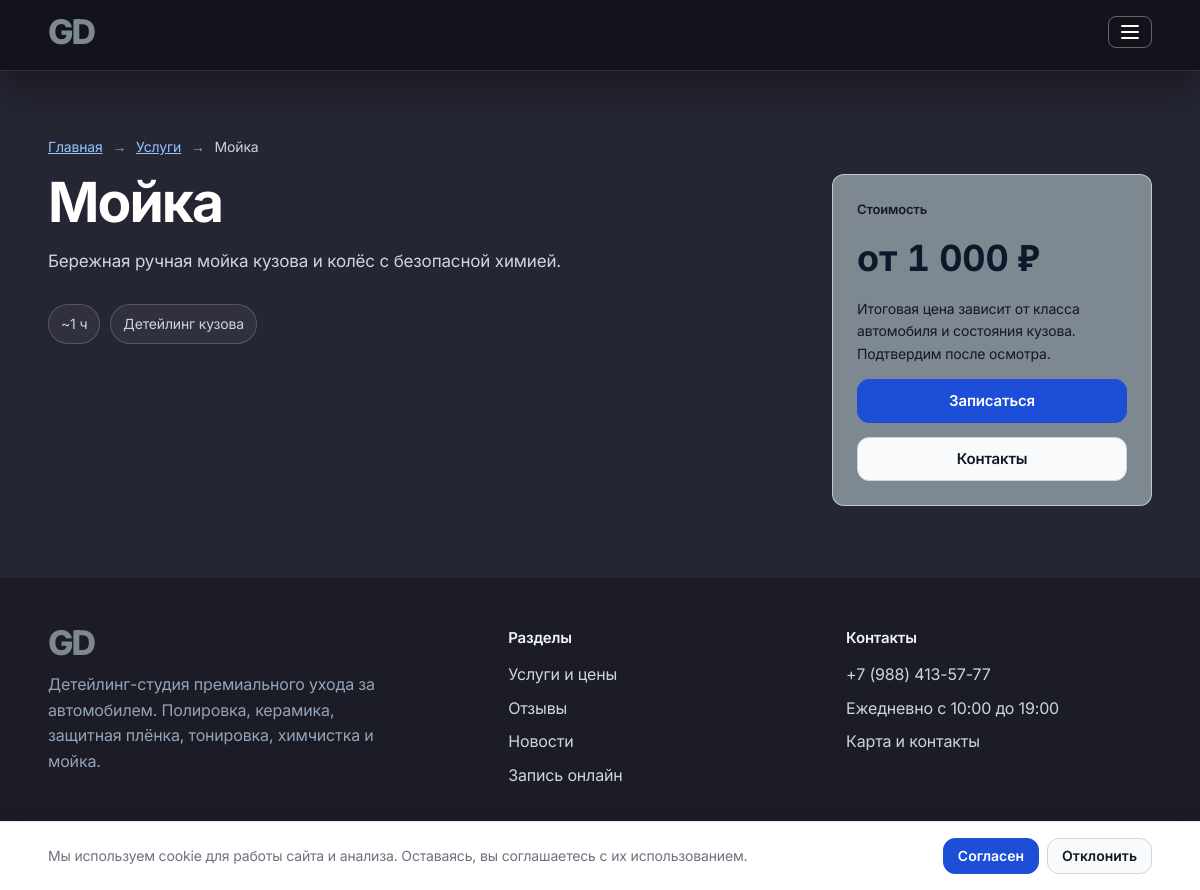
The page /services/moyka on the database its author committed.
### tables this page shows
CREATE TABLE services (
    id            INT UNSIGNED      NOT NULL AUTO_INCREMENT,
    category_id   INT UNSIGNED      NOT NULL,
    title         VARCHAR(140)      NOT NULL,
    slug          VARCHAR(160)      NOT NULL,
    short_description VARCHAR(255)  NULL,
    description   TEXT              NULL,
    includes      TEXT              NULL,
    process       TEXT              NULL,
    price_from    DECIMAL(10, 2)    NULL,
    duration_min  INT UNSIGNED      NULL,
    image         VARCHAR(255)      NULL,
    is_active     TINYINT(1)        NOT NULL DEFAULT 1,
    PRIMARY KEY (id),
    UNIQUE KEY uq_services_slug (slug),
    KEY idx_services_category (category_id),
    CONSTRAINT fk_services_category FOREIGN KEY (category_id) REFERENCES categories (id)
);

### src/Core/View.php (called while the page is built, shortened)
<?php
class View
{
    public static function render(string $view, array $data = []): void
    {
        extract($data, EXTR_SKIP);
        $view = basename($view);
        $viewFile = BASE_PATH . '/views/' . $view . '.php';
        require BASE_PATH . '/views/layout/header.php';
        require $viewFile;
        require BASE_PATH . '/views/layout/footer.php';
    }
}

### src/Controller/ServiceController.php (called while the page is built, shortened)
<?php
class ServiceController
{
    public function show(string $slug): void
    {
        $service = Service::findBySlug($slug);
        $category = Category::find((int) $service['category_id']);
        $categoryTitle = $category['title'] ?? null;
        $prices = ServicePrice::forService((int) $service['id']);
        $priceText = price($service['price_from'] === null ? null : (float) $service['price_from']);
        $shortDescription = trim((string) ($service['short_description'] ?? ''));
        $fullDescription = trim((string) ($service['description'] ?? ''));
        $metaBase = $shortDescription !== '' ? $shortDescription : $fullDescription;
        if (function_exists('mb_substr')) {
            $metaBase = mb_substr($metaBase, 0, 120);
        } else {
            $metaBase = substr($metaBase, 0, 120);
        }
        $priceMeta = $service['price_from'] !== null
            ? 'Цена ' . $priceText
            : 'Цена по запросу';
        View::render('service', [
            'title' => $service['title'] . ' в Туапсе — GRAND DETAILING',
            'metaDescription' => rtrim(trim($metaBase), '.') . '. ' . $priceMeta . '. Детейлинг-студия GRAND DETAILING, Туапсе. Онлайн-запись.',
            'service' => $service,
            'categoryTitle' => $categoryTitle,
            'prices' => $prices,
        ]);
    }
}

### public/index.php (called while the page is built, shortened)
<?php
require BASE_PATH . '/src/bootstrap.php';
$router = new Router();
$router->get('/', [HomeController::class, 'index']);
$router->get('/services', [ServiceController::class, 'index']);
$router->get('/services/{slug}', [ServiceController::class, 'show']);
$router->get('/booking', [BookingController::class, 'show']);
$router->post('/booking', [BookingController::class, 'store']);
$router->get('/booking/success', [BookingController::class, 'success']);
$router->get('/contacts', [ContactController::class, 'index']);
$router->post('/contacts', [ContactController::class, 'store']);
$router->get('/reviews', [ReviewController::class, 'index']);
$router->get('/reviews/create', [ReviewController::class, 'create']);
$router->post('/reviews', [ReviewController::class, 'store']);
$router->get('/news', [NewsController::class, 'index']);
$router->get('/sitemap.xml', [SitemapController::class, 'index']);
$router->get('/robots.txt', [RobotsController::class, 'index']);
$router->get('/register', [AuthController::class, 'showRegister']);
$router->post('/register', [AuthController::class, 'register']);
$router->get('/login', [AuthController::class, 'showLogin']);
$router->post('/login', [AuthController::class, 'login']);
$router->post('/logout', [AuthController::class, 'logout']);
$router->get('/cabinet', [CabinetController::class, 'index']);
$router->get('/cabinet/cars', [CabinetController::class, 'cars']);
$router->post('/cabinet/cars', [CabinetController::class, 'storeCar']);
$router->get('/cabinet/profile', [CabinetController::class, 'profile']);
$router->get('/cabinet/security', [CabinetController::class, 'security']);
$router->post('/cabinet/security/phone', [CabinetController::class, 'updatePhone']);
$router->post('/cabinet/security/email', [CabinetController::class, 'updateEmail']);
$router->post('/cabinet/security/password', [CabinetController::class, 'updatePassword']);
$router->get('/cabinet/security/password-change', [CabinetController::class, 'forcePasswordChangeForm']);
$router->post('/cabinet/security/password-change', [CabinetController::class, 'forcePasswordChange']);
$router->get('/admin', [AdminController::class, 'dashboard']);
$router->get('/admin/dashboard/income', [AdminController::class, 'income']);
$router->get('/admin/bookings', [AdminController::class, 'bookings']);
$router->get('/admin/bookings/create', [AdminController::class, 'createBooking']);
$router->post('/admin/bookings', [AdminController::class, 'storeBooking']);
$router->post('/admin/bookings/{id}/status', [AdminController::class, 'updateStatus']);
$router->post('/admin/bookings/{id}/create-client', [AdminController::class, 'createClient']);
$router->post('/admin/bookings/{id}/link-existing', [AdminController::class, 'confirmLink']);
$router->post('/admin/bookings/{id}/take', [AdminController::class, 'takeBooking']);
$router->post('/admin/bookings/{id}/assign', [AdminController::class, 'assignMaster']);
$router->post('/admin/bookings/{id}/delete', [AdminController::class, 'deleteBooking']);
$router->get('/admin/services', [AdminServiceController::class, 'index']);
$router->get('/admin/services/create', [AdminServiceController::class, 'create']);
$router->post('/admin/services', [AdminServiceController::class, 'store']);
$router->get('/admin/services/{id}/edit', [AdminServiceController::class, 'edit']);
$router->post('/admin/services/{id}', [AdminServiceController::class, 'update']);
$router->post('/admin/services/{id}/toggle', [AdminServiceController::class, 'toggle']);
$router->get('/admin/reviews', [AdminReviewController::class, 'index']);
$router->post('/admin/reviews/{id}/toggle', [AdminReviewController::class, 'toggle']);
$router->get('/admin/posts', [AdminPostController::class, 'index']);
$router->post('/admin/posts', [AdminPostController::class, 'store']);
$router->post('/admin/posts/{id}/toggle', [AdminPostController::class, 'toggle']);
$router->post('/admin/posts/{id}/delete', [AdminPostController::class, 'delete']);
$router->get('/admin/messages', [AdminMessageController::class, 'index']);
$router->post('/admin/messages/{id}/read', [AdminMessageController::class, 'markRead']);
$router->get('/admin/masters', [AdminMasterController::class, 'index']);
$router->get('/admin/masters/create', [AdminMasterController::class, 'create']);
$router->post('/admin/masters', [AdminMasterController::class, 'store']);
$router->get('/admin/masters/{id}/edit', [AdminMasterController::class, 'edit']);
$router->post('/admin/masters/{id}/update', [AdminMasterController::class, 'update']);
$router->get('/admin/clients', [AdminClientController::class, 'index']);
$router->post('/admin/clients/{id}/delete', [AdminClientController::class, 'delete']);
$router->post('/admin/clients/{id}/verify', [AdminClientController::class, 'verify']);
$router->get('/admin/settings', [AdminSettingsController::class, 'index']);
$router->post('/admin/settings', [AdminSettingsController::class, 'store']);
$router->get('/admin/faqs', [AdminFaqController::class, 'index']);
$router->get('/admin/faqs/create', [AdminFaqController::class, 'create']);
$router->post('/admin/faqs', [AdminFaqController::class, 'store']);
$router->get('/admin/faqs/{id}/edit', [AdminFaqController::class, 'edit']);
$router->post('/admin/faqs/{id}', [AdminFaqController::class, 'update']);
$router->post('/admin/faqs/{id}/toggle', [AdminFaqController::class, 'toggle']);
$router->post('/admin/faqs/{id}/delete', [AdminFaqController::class, 'delete']);
$router->get('/admin/audit', [AdminAuditController::class, 'index']);
$router->dispatch(
    $_SERVER['REQUEST_METHOD'],
    parse_url($_SERVER['REQUEST_URI'], PHP_URL_PATH) ?: '/'
);

### src/bootstrap.php (called while the page is built, shortened)
<?php
require_once BASE_PATH . '/src/helpers.php';
spl_autoload_register(function (string $class): void {
    $prefix = 'App\\';
    if (str_starts_with($class, $prefix)) {
        $relative = str_replace('\\', '/', substr($class, strlen($prefix)));
        $file = BASE_PATH . '/src/' . $relative . '.php';
    }
});

### src/helpers.php (called while the page is built, shortened)
<?php
function config(string $key, mixed $default = null): mixed
{
    static $config = null;
    if ($config === null) {
        $config = require BASE_PATH . '/config/config.php';
    }
    $value = $config;
    foreach (explode('.', $key) as $segment) {
        if (!is_array($value) || !array_key_exists($segment, $value)) {
            return $default;
        }
        $value = $value[$segment];
    }
    return $value;
}
function e(mixed $value): string
{
    return htmlspecialchars((string) $value, ENT_QUOTES, 'UTF-8');
}
function price(?float $value, string $prefix = 'от '): string
{
    return $value === null
        ? 'цена по запросу'
        : $prefix . number_format($value, 0, ',', ' ') . ' ₽';
}
function url(string $path = ''): string
{
    return '/' . ltrim($path, '/');
}

### src/Core/Database.php (called while the page is built, shortened)
<?php
class Database
{
    private static ?PDO $pdo = null;
    public static function connection(): PDO
    {
        if (self::$pdo === null) {
            $db = config('db');
            $dsn = 'mysql:host=' . $db['host'];
            $dsn .= ';dbname=' . $db['name'] . ';charset=' . $db['charset'];
            self::$pdo = new PDO($dsn, $db['user'], $db['pass'], [
                PDO::ATTR_ERRMODE => PDO::ERRMODE_EXCEPTION,
                PDO::ATTR_DEFAULT_FETCH_MODE => PDO::FETCH_ASSOC,
                PDO::ATTR_EMULATE_PREPARES => false,
            ]);
        }
        return self::$pdo;
    }
}

### src/Model/Service.php (called while the page is built, shortened)
<?php
class Service extends Model
{
    public static function findBySlug(string $slug): ?array
    {
        $stmt = Database::connection()->prepare(
            'SELECT * FROM services WHERE slug = ? AND is_active = 1'
        );
        $stmt->execute([$slug]);
        $row = $stmt->fetch();
        return $row === false ? null : $row;
    }
}

### src/Model/Model.php (called while the page is built, shortened)
<?php
abstract class Model
{
    protected static string $table = '';
    public static function find(int $id): ?array
    {
        $pdo = Database::connection();
        $stmt = $pdo->prepare('SELECT * FROM ' . static::$table . ' WHERE id = ?');
        $stmt->execute([$id]);
        $row = $stmt->fetch();
        return $row === false ? null : $row;
    }
}

### views/service.php (the view, shortened to what this page needs)
<?php
$durationMin = $service['duration_min'] ?? null;
if ($durationMin === null) {
    $durationText = 'длительность уточняется';
} else {
    $totalMin = (int) $durationMin;
    if ($totalMin >= 1440) {
        $days = intdiv($totalMin, 1440);
        $rest = $totalMin % 1440;
        $hours = intdiv($rest, 60);
        $minutes = $rest % 60;
        $dayWord = match (true) {
            $days % 100 >= 11 && $days % 100 <= 14 => 'дней',
            $days % 10 === 1 => 'день',
            $days % 10 >= 2 && $days % 10 <= 4 => 'дня',
            default => 'дней',
        };
        $durationText = '~' . $days . ' ' . $dayWord;
        if ($rest !== 0) {
            $durationText .= $minutes === 0
                ? ' ' . $hours . ' ч'
                : ' ' . $hours . ' ч ' . $minutes . ' мин';
        }
    } else {
        $hours = intdiv($totalMin, 60);
        $minutes = $totalMin % 60;
        $durationText = $minutes === 0
            ? '~' . $hours . ' ч'
            : '~' . $hours . ' ч ' . $minutes . ' мин';
    }
}
$title = (string) ($service['title'] ?? 'Услуга');
$priceText = price($service['price_from'] === null ? null : (float) $service['price_from']);
$shortDescription = trim((string) ($service['short_description'] ?? ''));
$fullDescription = trim((string) ($service['description'] ?? ''));
$lead = $fullDescription !== '' ? $fullDescription : $shortDescription;
?>
<section class="section">
    <div class="container">
        <?php require BASE_PATH . '/views/partials/breadcrumbs.php'; ?>
        <div class="service-layout">
            <div class="service-main">
                <h1><?= e($title) ?></h1>
                <?php if ($lead !== ''): ?>
                    <p class="lead"><?= nl2br(e($lead)) ?></p>
                <?php endif; ?>
                <div class="service-meta">
                    <span><?= e($durationText) ?></span>
                    <span><?= e($categoryTitle ?? 'Детейлинг') ?></span>
                </div>
            </div>
            <aside class="service-aside">
                <div class="service-aside-card">
                    <p class="aside-label">Стоимость</p>
                    <p class="price-xl"><?= e($priceText) ?></p>
                    <p class="aside-note">Итоговая цена зависит от класса автомобиля и состояния кузова. Подтвердим после осмотра.</p>
                    <a href="<?= e(url('/booking')) ?>" class="btn btn-accent">Записаться</a>
                    <a href="<?= e(url('/contacts')) ?>" class="btn btn-outline">Контакты</a>
                </div>
            </aside>
        </div>
    </div>
</section>

### src/Core/Router.php (shortened to what this page needs)
<?php
class Router
{
    private array $routes = [];
    public function get(string $path, array $handler): void
    {
        $this->routes['GET'][$path] = $handler;
    }
    public function post(string $path, array $handler): void
    {
        $this->routes['POST'][$path] = $handler;
    }
    public function dispatch(string $method, string $uri): void
    {
        $method = strtoupper($method);
        $uri = rtrim($uri, '/');
        foreach ($this->routes[$method] ?? [] as $path => $handler) {
            $pattern = preg_replace('#\{([a-zA-Z_]+)\}#', '(?P<$1>[^/]+)', $path);
            $pattern = '#^' . $pattern . '$#';
            if (preg_match($pattern, $uri, $matches)) {
                $params = array_filter($matches, 'is_string', ARRAY_FILTER_USE_KEY);
                $this->call($handler, array_values($params));
                return;
            }
        }
    }
    private function call(array $handler, array $params): void
    {
        [$class, $method] = $handler;
        (new $class())->{$method}(...$params);
    }
}

### rows shown on the page
services: title "Мойка", short_description "Бережная ручная мойка кузова и колёс с безопасной химией.", duration_min "~1 ч", price_from "от 1 000 ₽"

### other values the page prints
$crumb['label'] "Услуги"
$crumb['label'] "Мойка"
$categoryTitle "Детейлинг кузова"
